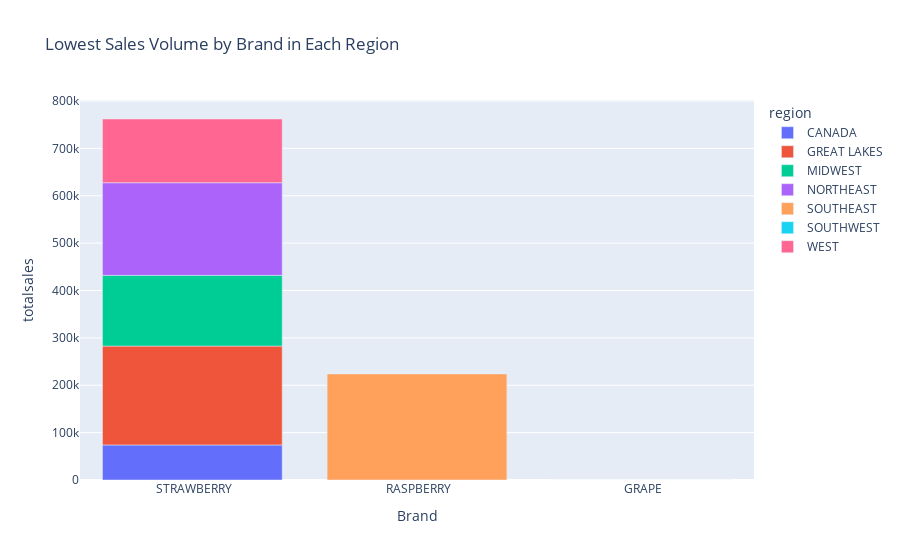

Notebook cell for this chart:
### Code cell
fig = px.bar(df_q3, x='brand_nm', y='totalsales', color='region',
    title='Lowest Sales Volume by Brand in Each Region',
    labels={'brand_nm': 'Brand', 'lowestsales': 'Lowest Sales ($)'}
)

fig.show()

### Figure 1 — Plotly figure (JSON) as saved in the notebook; plotly's stock layout.template omitted (floating-point values rounded to 4 significant figures)
{"data": [{"alignmentgroup": "True", "hovertemplate": "region=CANADA<br>Brand=%{x}<br>totalsales=%{y}<extra></extra>", "legendgroup": "CANADA", "marker": {"color": "#636efa", "pattern": {"shape": ""}}, "name": "CANADA", "offsetgroup": "CANADA", "orientation": "v", "showlegend": true, "textposition": "auto", "type": "bar", "x": [" STRAWBERRY"], "xaxis": "x", "y": [74010.0], "yaxis": "y"}, {"alignmentgroup": "True", "hovertemplate": "region=GREAT LAKES<br>Brand=%{x}<br>totalsales=%{y}<extra></extra>", "legendgroup": "GREAT LAKES", "marker": {"color": "#EF553B", "pattern": {"shape": ""}}, "name": "GREAT LAKES", "offsetgroup": "GREAT LAKES", "orientation": "v", "showlegend": true, "textposition": "auto", "type": "bar", "x": [" STRAWBERRY"], "xaxis": "x", "y": [208700.0], "yaxis": "y"}, {"alignmentgroup": "True", "hovertemplate": "region=MIDWEST<br>Brand=%{x}<br>totalsales=%{y}<extra></extra>", "legendgroup": "MIDWEST", "marker": {"color": "#00cc96", "pattern": {"shape": ""}}, "name": "MIDWEST", "offsetgroup": "MIDWEST", "orientation": "v", "showlegend": true, "textposition": "auto", "type": "bar", "x": [" STRAWBERRY"], "xaxis": "x", "y": [149200.0], "yaxis": "y"}, {"alignmentgroup": "True", "hovertemplate": "region=NORTHEAST<br>Brand=%{x}<br>totalsales=%{y}<extra></extra>", "legendgroup": "NORTHEAST", "marker": {"color": "#ab63fa", "pattern": {"shape": ""}}, "name": "NORTHEAST", "offsetgroup": "NORTHEAST", "orientation": "v", "showlegend": true, "textposition": "auto", "type": "bar", "x": [" STRAWBERRY"], "xaxis": "x", "y": [195600.0], "yaxis": "y"}, {"alignmentgroup": "True", "hovertemplate": "region=SOUTHEAST<br>Brand=%{x}<br>totalsales=%{y}<extra></extra>", "legendgroup": "SOUTHEAST", "marker": {"color": "#FFA15A", "pattern": {"shape": ""}}, "name": "SOUTHEAST", "offsetgroup": "SOUTHEAST", "orientation": "v", "showlegend": true, "textposition": "auto", "type": "bar", "x": [" RASPBERRY"], "xaxis": "x", "y": [224000.0], "yaxis": "y"}, {"alignmentgroup": "True", "hovertemplate": "region=SOUTHWEST<br>Brand=%{x}<br>totalsales=%{y}<extra></extra>", "legendgroup": "SOUTHWEST", "marker": {"color": "#19d3f3", "pattern": {"shape": ""}}, "name": "SOUTHWEST", "offsetgroup": "SOUTHWEST", "orientation": "v", "showlegend": true, "textposition": "auto", "type": "bar", "x": [" GRAPE"], "xaxis": "x", "y": [7.5], "yaxis": "y"}, {"alignmentgroup": "True", "hovertemplate": "region=WEST<br>Brand=%{x}<br>totalsales=%{y}<extra></extra>", "legendgroup": "WEST", "marker": {"color": "#FF6692", "pattern": {"shape": ""}}, "name": "WEST", "offsetgroup": "WEST", "orientation": "v", "showlegend": true, "textposition": "auto", "type": "bar", "x": [" STRAWBERRY"], "xaxis": "x", "y": [134500.0], "yaxis": "y"}], "layout": {"barmode": "relative", "legend": {"title": {"text": "region"}, "tracegroupgap": 0}, "title": {"text": "Lowest Sales Volume by Brand in Each Region"}, "xaxis": {"anchor": "y", "domain": [0, 1], "title": {"text": "Brand"}}, "yaxis": {"anchor": "x", "domain": [0, 1], "title": {"text": "totalsales"}}}}
